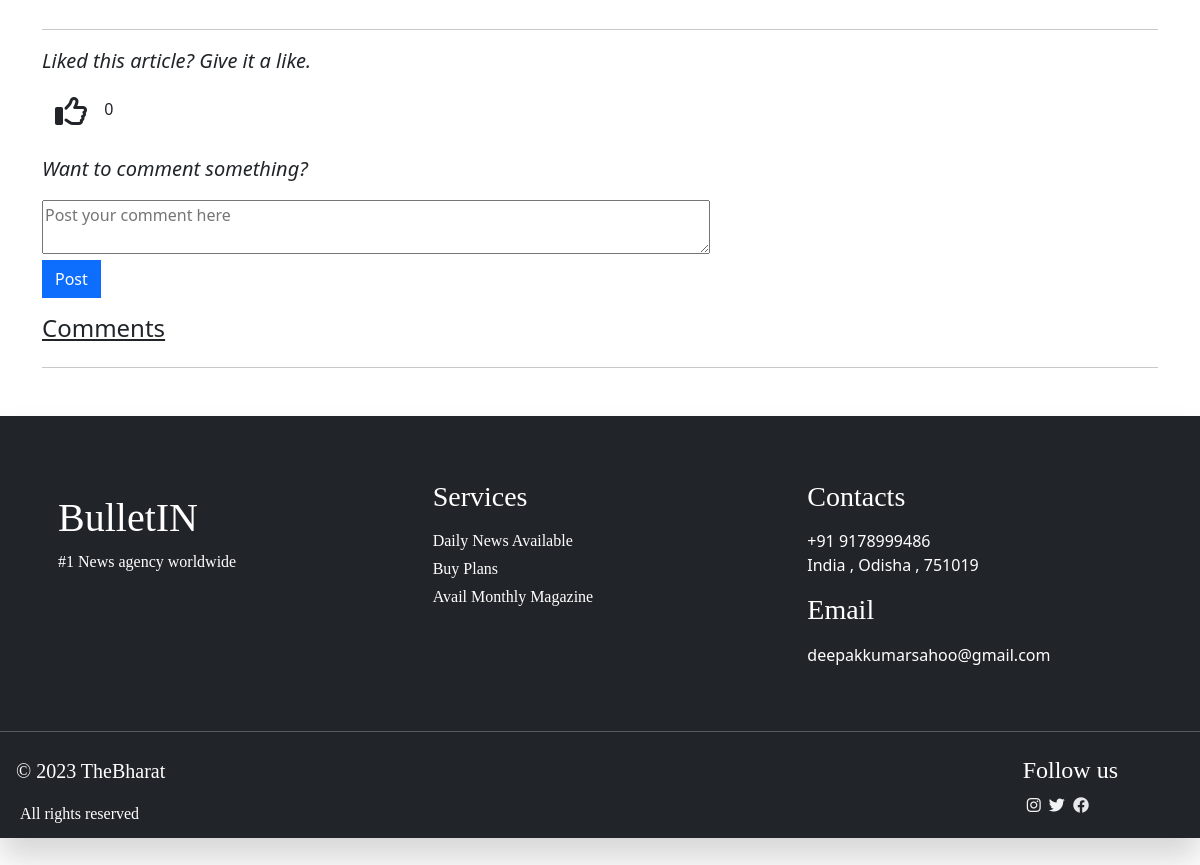
The page /news/12/ (signed in, lower part) on the database as committed earlier.
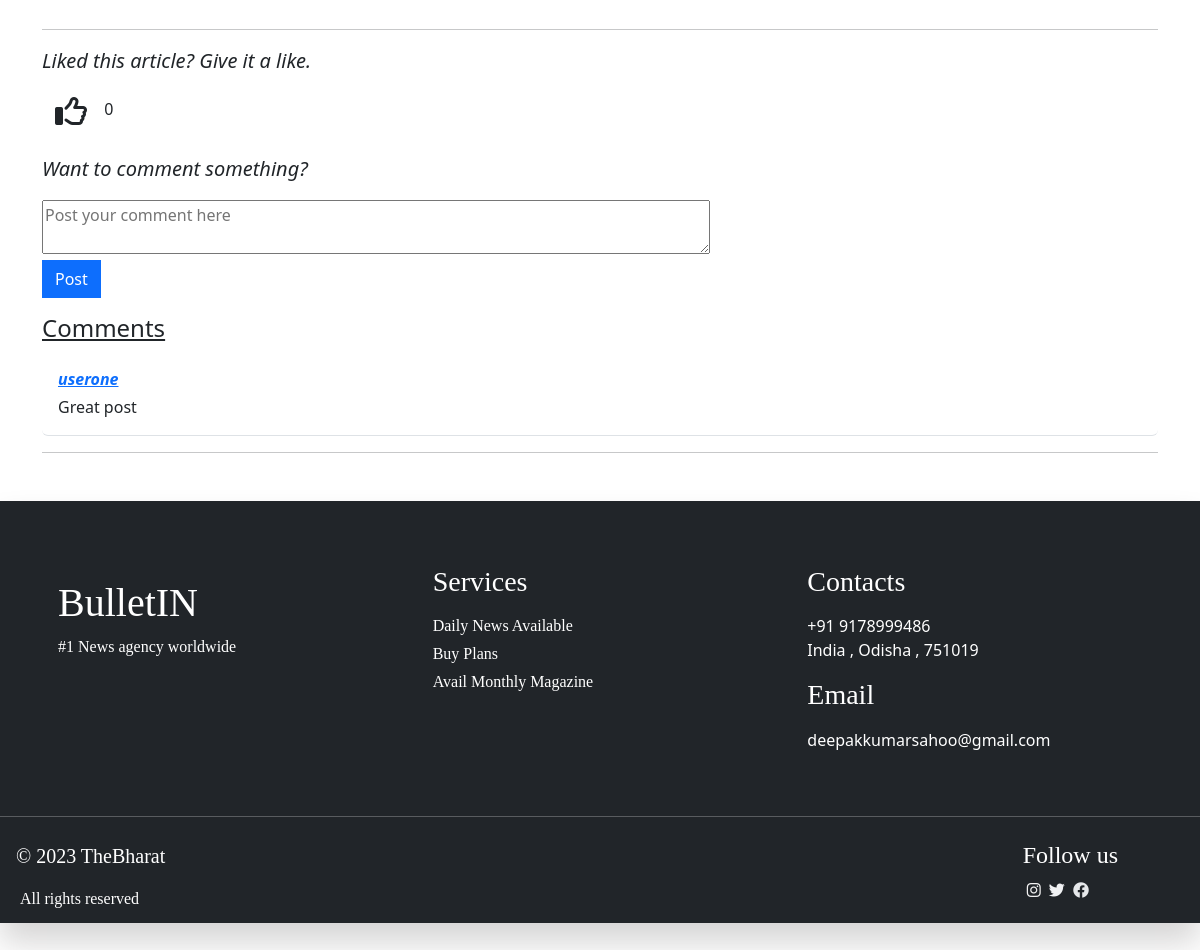
The same page on the database as committed later.
### news/models.py (models this page shows, shortened)
class Comment(models.Model):
    news = models.ForeignKey(News, on_delete = models.DO_NOTHING)
    user = models.ForeignKey(User, on_delete = models.DO_NOTHING)
    comment = models.TextField()
    created_on = models.DateTimeField(auto_now_add=True)
    is_visible = models.BooleanField(default=True)
    class Meta:
        ordering = ['created_on']

### news/views.py (the view, shortened to what this page needs)
# urls.py: path("<int:id>/", news_details, name="news_details"),
def news_details(request, id):
    news = get_object_or_404(News,id = id)
    comments = Comment.objects.filter(news = news)
    flag = False
    if request.user.is_authenticated:
            user = request.user
            if news.likes.filter(id = user.id).exists():
                flag = True
    context = {
        "news" : news,
        "comments" : comments,
        "flag" : flag
    }
    return render(request, 'news/news_details.html', context)

### templates/news/news_details.html (shortened to what this page needs)
{% extends 'base.html' %}
{% load static %}
{% load social_share %}
{% block content %}
<div class="container">
    <div class="row">
      <div class="col mx-auto">
      </div>
    </div>
    <hr style="border: 4px dashed dark;">
    <div class="row">
      {% if user.is_authenticated %}
      <div class="mb-4">
        <p class="fs-5 fst-italic">Liked this article? Give it a like.</p>
        <form action=" {% url 'news_details' news.id %}" method="POST">
          {% if flag %}
          <button class="btn"><i class="fa-solid fa-thumbs-up fa-2xl"></i></button>
          {% else %}
          <button class="btn"><i class="fa-regular fa-thumbs-up fa-2xl"></i></button>
          {% endif %}
          <span>{{news.likes.count}}</span>
        </form>
      </div>
      <div class="mb-2">
        <p class="fs-5 fst-italic">Want to comment something?</p>
        <form action="{% url 'add_comment' news.id %}" method="POST">
          <textarea name="comment" id="comment" placeholder="Post your comment here" cols="70" rows="2" ></textarea>
          <br>
          <input type="submit" value="Post" class="btn btn-primary rounded-0">
        </form>
      </div>
      <div>
      <h4 class="text-decoration-underline mt-2">Comments</h4>
      {% for comment in comments %}
      <div class="card border-0 border-bottom ">
        <div class="card-body">
          <p  class="mb-1 text-primary fw-semibold text-decoration-underline fst-italic">{{comment.user.username}}</p>
          <p class="mb-0">{{comment.comment}}</p>
        </div>
      </div>
      {% endfor %}
      </div>
      {% else %}
      <p class="fs-5 fst-italic">Sign in to Comment</p>
      <a href="{% url 'signin' %}" class="btn btn-secondary w-25">Sign in </a>
      {% endif %}
    </div>
    <hr style="border: 4px dashed danger;">
</div>
{% endblock content %}

Rows that differ between the two databases and show on the page:
added Comment: user.username "userone", comment "Great post"
